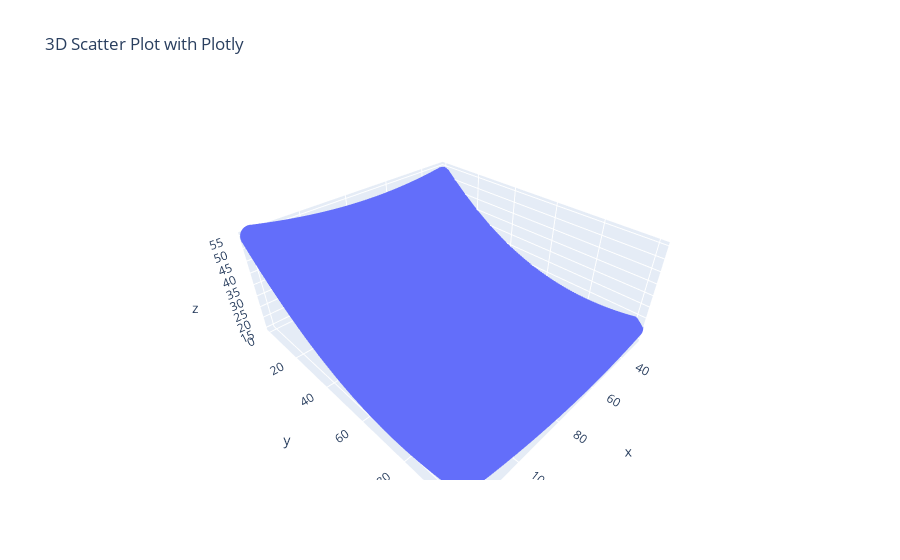

Notebook cell for this chart:
### Code cell
fig = px.scatter_3d(x=input2['Preview_Length'], y=input2['Match_Score'], z=input2['pred_browse_time'], #labels={'x': 'X1', 'y': 'X2', 'z': 'Target Variable (y)'},
                    title='3D Scatter Plot with Plotly')
fig.show()

### Figure 1 — Plotly figure (JSON) as saved in the notebook; plotly's stock layout.template omitted (floating-point values rounded to 4 significant figures; data arrays with more than 128 entries replaced by an {"elided": "..."} marker saying what was removed)
{"data": [{"hovertemplate": "x=%{x}<br>y=%{y}<br>z=%{z}<extra></extra>", "legendgroup": "", "marker": {"color": "#636efa", "symbol": "circle"}, "mode": "markers", "name": "", "scene": "scene", "showlegend": false, "type": "scatter3d", "x": {"elided": "9100 int values"}, "y": {"elided": "9100 int values"}, "z": {"elided": "9100 float values"}}], "layout": {"legend": {"tracegroupgap": 0}, "scene": {"domain": {"x": [0, 1], "y": [0, 1]}, "xaxis": {"title": {"text": "x"}}, "yaxis": {"title": {"text": "y"}}, "zaxis": {"title": {"text": "z"}}}, "title": {"text": "3D Scatter Plot with Plotly"}}}
